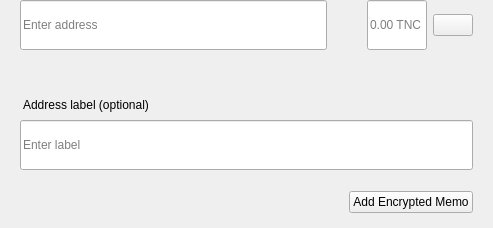
<?xml version="1.0" encoding="UTF-8"?>
<ui version="4.0">
 <class>SendMultiRow</class>
 <widget class="QWidget" name="SendMultiRow">
  <property name="geometry">
   <rect>
    <x>0</x>
    <y>0</y>
    <width>493</width>
    <height>228</height>
   </rect>
  </property>
  <property name="minimumSize">
   <size>
    <width>0</width>
    <height>0</height>
   </size>
  </property>
  <property name="maximumSize">
   <size>
    <width>16777215</width>
    <height>16777215</height>
   </size>
  </property>
  <property name="windowTitle">
   <string>Form</string>
  </property>
  <layout class="QVBoxLayout" name="verticalLayout_3">
   <property name="spacing">
    <number>0</number>
   </property>
   <property name="leftMargin">
    <number>0</number>
   </property>
   <property name="topMargin">
    <number>0</number>
   </property>
   <property name="rightMargin">
    <number>20</number>
   </property>
   <property name="bottomMargin">
    <number>5</number>
   </property>
   <item alignment="Qt::AlignTop">
    <widget class="QWidget" name="widget" native="true">
     <property name="sizePolicy">
      <sizepolicy hsizetype="Expanding" vsizetype="Maximum">
       <horstretch>0</horstretch>
       <verstretch>0</verstretch>
      </sizepolicy>
     </property>
     <property name="minimumSize">
      <size>
       <width>0</width>
       <height>60</height>
      </size>
     </property>
     <property name="maximumSize">
      <size>
       <width>16777215</width>
       <height>85</height>
      </size>
     </property>
     <layout class="QHBoxLayout" name="horizontalLayout" stretch="6,0,2">
      <property name="spacing">
       <number>0</number>
      </property>
      <property name="leftMargin">
       <number>8</number>
      </property>
      <property name="topMargin">
       <number>0</number>
      </property>
      <property name="rightMargin">
       <number>0</number>
      </property>
      <property name="bottomMargin">
       <number>0</number>
      </property>
      <item alignment="Qt::AlignTop">
       <widget class="QStackedWidget" name="stackedAddress">
        <property name="minimumSize">
         <size>
          <width>0</width>
          <height>50</height>
         </size>
        </property>
        <property name="maximumSize">
         <size>
          <width>16777215</width>
          <height>50</height>
         </size>
        </property>
        <widget class="QWidget" name="page_4">
         <property name="sizePolicy">
          <sizepolicy hsizetype="Expanding" vsizetype="Preferred">
           <horstretch>0</horstretch>
           <verstretch>0</verstretch>
          </sizepolicy>
         </property>
         <property name="minimumSize">
          <size>
           <width>0</width>
           <height>50</height>
          </size>
         </property>
         <property name="maximumSize">
          <size>
           <width>16777215</width>
           <height>55</height>
          </size>
         </property>
         <layout class="QVBoxLayout" name="verticalLayout_7">
          <property name="spacing">
           <number>0</number>
          </property>
          <property name="leftMargin">
           <number>12</number>
          </property>
          <property name="topMargin">
           <number>0</number>
          </property>
          <property name="rightMargin">
           <number>0</number>
          </property>
          <property name="bottomMargin">
           <number>0</number>
          </property>
          <item>
           <widget class="QLineEdit" name="lineEditAddress">
            <property name="minimumSize">
             <size>
              <width>0</width>
              <height>50</height>
             </size>
            </property>
            <property name="maximumSize">
             <size>
              <width>16777215</width>
              <height>50</height>
             </size>
            </property>
            <property name="placeholderText">
             <string>Enter address</string>
            </property>
           </widget>
          </item>
         </layout>
        </widget>
        <widget class="QWidget" name="page_3"/>
       </widget>
      </item>
      <item>
       <spacer name="horizontalSpacer_3">
        <property name="orientation">
         <enum>Qt::Horizontal</enum>
        </property>
        <property name="sizeType">
         <enum>QSizePolicy::Fixed</enum>
        </property>
        <property name="sizeHint" stdset="0">
         <size>
          <width>40</width>
          <height>20</height>
         </size>
        </property>
       </spacer>
      </item>
      <item>
       <layout class="QHBoxLayout" name="horizontalLayout_2">
        <property name="spacing">
         <number>6</number>
        </property>
        <item alignment="Qt::AlignTop">
         <widget class="QLineEdit" name="lineEditAmount">
          <property name="sizePolicy">
           <sizepolicy hsizetype="Expanding" vsizetype="Preferred">
            <horstretch>0</horstretch>
            <verstretch>0</verstretch>
           </sizepolicy>
          </property>
          <property name="minimumSize">
           <size>
            <width>0</width>
            <height>50</height>
           </size>
          </property>
          <property name="maximumSize">
           <size>
            <width>16777215</width>
            <height>50</height>
           </size>
          </property>
          <property name="maxLength">
           <number>17</number>
          </property>
          <property name="alignment">
           <set>Qt::AlignLeading|Qt::AlignLeft|Qt::AlignVCenter</set>
          </property>
          <property name="placeholderText">
           <string notr="true">0.00 TNC</string>
          </property>
         </widget>
        </item>
        <item>
         <layout class="QVBoxLayout" name="verticalLayout">
          <property name="topMargin">
           <number>14</number>
          </property>
          <property name="bottomMargin">
           <number>0</number>
          </property>
          <item alignment="Qt::AlignTop">
           <widget class="QPushButton" name="btnMenu">
            <property name="minimumSize">
             <size>
              <width>0</width>
              <height>0</height>
             </size>
            </property>
            <property name="maximumSize">
             <size>
              <width>16777215</width>
              <height>16777215</height>
             </size>
            </property>
            <property name="focusPolicy">
             <enum>Qt::NoFocus</enum>
            </property>
            <property name="text">
             <string/>
            </property>
           </widget>
          </item>
         </layout>
        </item>
       </layout>
      </item>
     </layout>
    </widget>
   </item>
   <item>
    <widget class="QWidget" name="layoutLabel" native="true">
     <property name="minimumSize">
      <size>
       <width>0</width>
       <height>0</height>
      </size>
     </property>
     <property name="maximumSize">
      <size>
       <width>16777215</width>
       <height>16777215</height>
      </size>
     </property>
     <layout class="QVBoxLayout" name="verticalLayout_9">
      <property name="spacing">
       <number>6</number>
      </property>
      <property name="leftMargin">
       <number>20</number>
      </property>
      <property name="topMargin">
       <number>0</number>
      </property>
      <property name="rightMargin">
       <number>0</number>
      </property>
      <property name="bottomMargin">
       <number>10</number>
      </property>
      <item>
       <spacer name="verticalSpacer">
        <property name="orientation">
         <enum>Qt::Vertical</enum>
        </property>
        <property name="sizeType">
         <enum>QSizePolicy::Fixed</enum>
        </property>
        <property name="sizeHint" stdset="0">
         <size>
          <width>20</width>
          <height>20</height>
         </size>
        </property>
       </spacer>
      </item>
      <item>
       <widget class="QLabel" name="labelSubtitleDescription">
        <property name="styleSheet">
         <string notr="true">margin-bottom:2px;
margin-left:0.05px;
padding:0px;</string>
        </property>
        <property name="text">
         <string>Address label (optional)</string>
        </property>
       </widget>
      </item>
      <item>
       <widget class="QLineEdit" name="lineEditDescription">
        <property name="minimumSize">
         <size>
          <width>0</width>
          <height>50</height>
         </size>
        </property>
        <property name="maximumSize">
         <size>
          <width>16777215</width>
          <height>50</height>
         </size>
        </property>
        <property name="placeholderText">
         <string>Enter label</string>
        </property>
       </widget>
      </item>
      <item>
       <spacer name="verticalSpacer_2">
        <property name="orientation">
         <enum>Qt::Vertical</enum>
        </property>
        <property name="sizeType">
         <enum>QSizePolicy::Fixed</enum>
        </property>
        <property name="sizeHint" stdset="0">
         <size>
          <width>20</width>
          <height>15</height>
         </size>
        </property>
       </spacer>
      </item>
      <item>
       <widget class="QWidget" name="containerMemo" native="true">
        <layout class="QHBoxLayout" name="horizontalLayout_5">
         <property name="leftMargin">
          <number>0</number>
         </property>
         <property name="topMargin">
          <number>0</number>
         </property>
         <property name="rightMargin">
          <number>0</number>
         </property>
         <property name="bottomMargin">
          <number>0</number>
         </property>
         <item>
          <spacer name="horizontalSpacer">
           <property name="orientation">
            <enum>Qt::Horizontal</enum>
           </property>
           <property name="sizeHint" stdset="0">
            <size>
             <width>40</width>
             <height>20</height>
            </size>
           </property>
          </spacer>
         </item>
         <item>
          <widget class="QPushButton" name="btnAddMemo">
           <property name="text">
            <string notr="true">Add Encrypted Memo</string>
           </property>
          </widget>
         </item>
        </layout>
       </widget>
      </item>
     </layout>
    </widget>
   </item>
  </layout>
 </widget>
 <resources/>
 <connections/>
</ui>
